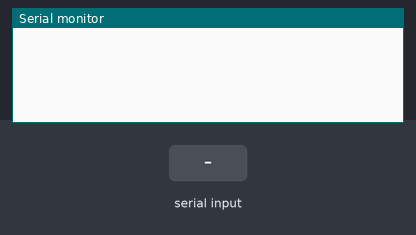
This sketch was run on a simulated Arduino Uno, built with avr-gcc and run on an emulated ATmega328P. Shown: the last lines printed to the serial monitor. Inputs (shaded band) come from the test bench.

Above: at 1.2 s.
1.3 s: "1" received over Serial
At 3.5 s:
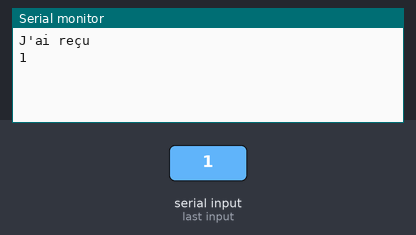
3.8 s: "0" received over Serial
At 5.2 s:
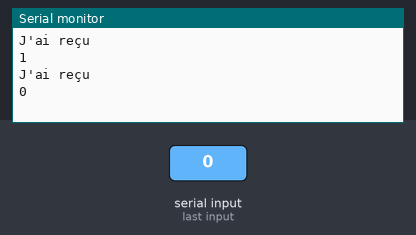
5.3 s: "2" received over Serial
At 7.8 s:
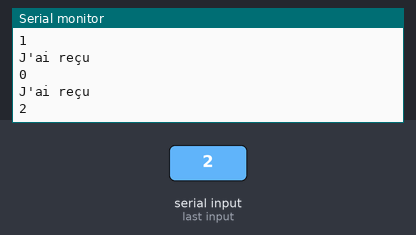

Measured:
- after the input at 1.3 s, the serial monitor: prints a new line after 1.0 s (image 1)
- after the input at 3.8 s, the serial monitor: prints a new line after 1.0 s (image 2)
- after the input at 5.3 s, the serial monitor: prints a new line after 1.0 s (image 3)

The sketch:

sketch_mar27b.ino
```cpp
void setup() {
  // initialize serial:
  Serial.begin(9600);
  while (!Serial){
    ;
  }

}

void loop() {
  while (Serial.available() > 0){
    String str = Serial.readString();
    Serial.println("J'ai reçu");
    Serial.println(str);
  }
}
```
